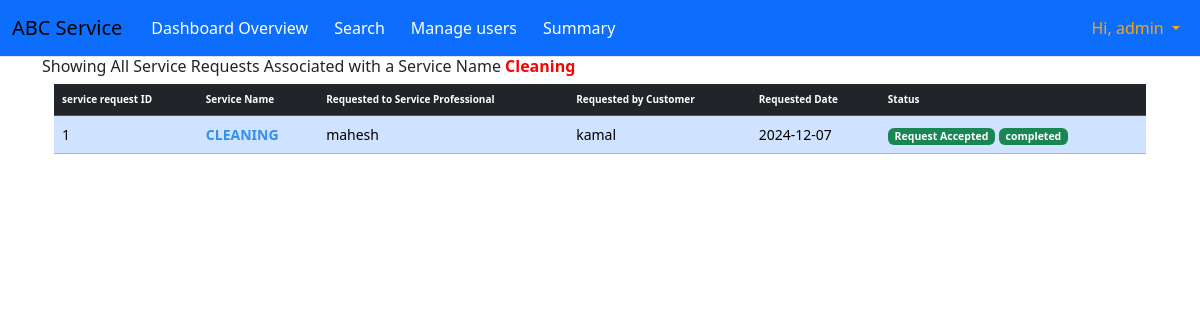
The app's page /admin/service_request_associated_with_service_name_route/1 (signed in) with its own data.
### backend_dir/model.py (models this page shows)
class clsServices(db.Model):
    __tablename__ = 'tblServices'
    service_id_col = db.Column(db.Integer, primary_key=True, autoincrement=True)
    service_name_col = db.Column(db.String(150), nullable=False, unique=True)
    base_price_col = db.Column(db.Float, nullable=False)
    time_required_col = db.Column(db.Integer)
    description_col = db.Column(db.Text)
    service_professional_table = db.relationship(
                                                    "clsServiceProfessionals",
                                                    back_populates="services_table",
                                                    uselist=False, # forces 1-to-1
                                                    lazy=True,
                                                    cascade="all"
                                                )
    cart_table = db.relationship(
                                    "clsCart",
                                    back_populates="services_table",  # Link to the services_table in clsCart
                                    lazy=True,
                                    uselist=True,
                                    cascade="all"
                                )
    service_requests_table = db.relationship(
                                                "clsServiceRequests",
                                                back_populates="services_table",
                                                uselist=False,
                                                cascade="all",
                                                lazy=True
                                            )

class clsServiceRequests(db.Model):
    __tablename__ = 'tblServiceRequests'
    service_request_id_col = db.Column(db.Integer, primary_key=True, autoincrement=True)
    customer_id_col = db.Column(db.Integer, db.ForeignKey('tblCustomers.customer_id_col'), nullable=False)
    service_professional_id_col=db.Column(db.Integer, db.ForeignKey('tblServiceProfessionals.serviceProfessional_id_col'), nullable=False)
    service_id_col = db.Column(db.Integer, db.ForeignKey('tblServices.service_id_col'), nullable=False)
    date_of_service_wanted_col = db.Column(db.String, nullable=False)
    completion_status_col = db.Column(db.String(50), default='not completed')  # Pending, In Progress, Completed
    customers_remarks_instruction_col = db.Column(db.Text, nullable=True)
    is_accepted_by_service_professional_col=db.Column(db.Boolean)
    customers_table = db.relationship(
                                        "clsCustomers",
                                        back_populates="service_requests_table",
                                        uselist=False,
                                        lazy=True,
                                        cascade="all"
                                    )
    services_table = db.relationship(
                                        "clsServices",
                                        back_populates="service_requests_table",
                                        uselist=False,
                                        lazy=True,
                                        cascade="all"
                                    )
    service_professionals_table = db.relationship(
                                        "clsServiceProfessionals",
                                        back_populates="service_requests_table",
                                        uselist=False,
                                        lazy=True,
                                        cascade="all"
                                    )
    review_rating_table = db.relationship(
                                            'clsReviewRating',
                                            back_populates='service_request_table',
                                            lazy=True,
                                            uselist=True  # Allow multiple reviews for each service request
                                        )

class clsUsers(db.Model):
    __tablename__ = 'tblUsers'
    user_id_col = db.Column(db.Integer, primary_key=True, autoincrement=True)
    user_name_col = db.Column(db.String, nullable=False)
    email_col = db.Column(db.String, unique=True, nullable=False)
    password_col = db.Column(db.String, nullable=False)
    user_type_col = db.Column(db.String, nullable=False)  # e.g., 'admin', 'customer', 'service_professional'
    date_registered_col = db.Column(db.String)
    block_status_col = db.Column(db.String(50), nullable=False, default='unblocked/active')
    customer_table = db.relationship(
                                        "clsCustomers",
                                        cascade="all", #If a  record of clsUsers is deleted, the associated  record in clsCustomers will also be deleted automatically,
                                        back_populates="users_table",   # if you have a clsCustomers object, you can access the associated clsUsers object using customer.users_table).
                                        uselist=False, #one-to-one relationship a record in clsUsers can have only 1 record in clsCustomers
                                        lazy=True
                                    )
    service_professional_table = db.relationship(
                                                    "clsServiceProfessionals",
                                                    cascade="all",
                                                    back_populates="users_table",   # Enables access to the associated clsUsers record as service_professional.user
                                                    uselist=False,
                                                    lazy=True
                                                )
    block_history_table = db.relationship('clsBlockHistory', backref='users_table', lazy=True)

### backend_dir/controllers.py (the view, shortened to what this page needs)
@myApp.route('/admin/service_request_associated_with_service_name_route/<int:service_id>', methods=['GET'])
def service_request_associated_with_service_name(service_id):
    if is_user_is_Admin()==True:  # Ensure only admin can access this route
        those_service_requests_associated_with_a_service_name = db.session.query(clsServiceRequests).filter(clsServiceRequests.service_id_col==service_id).all()
        if those_service_requests_associated_with_a_service_name !=None:
            return render_template('admin_dir/service_request_associated_with_service_name.html',
                                   service_name=db.session.query(clsServices.service_name_col).filter(clsServices.service_id_col==service_id).scalar(),
                                    those_service_requests_associated_with_a_service_name=those_service_requests_associated_with_a_service_name)
    else:
        return render_template('login.html', error_msg_data="You are not authorized to access this page.")

### backend_dir/controllers.py (called while the page is built)
def is_user_is_Admin():
    if session.get('user_type_session') == 'admin':
        return True
    else:
        return False

### templates/admin_dir/service_request_associated_with_service_name.html (shortened to what this page needs)
{% extends "admin_dir/admin_layout.html" %}
{% block content %}
<div class="container">
    {% if those_service_requests_associated_with_a_service_name !=None: %}
    <h6>Showing All Service Requests Associated with a Service Name <strong style="color:red;">{{service_name}}</strong></h6>
        <div class="container">
                <table class="table table-primary" style="font-size:14px;">
                    <thead class="table-dark" style="font-size:10px;">
                        <tr>
                            <th>service request ID</th>
                            <th>Service Name</th>
                            <th>Requested to Service Professional</th>
                            <th>Requested by Customer</th>
                            <th>Requested Date</th>
                            <th>Status</th>
                        </tr>
                    </thead>
                    <tbody>
                        {% for services_request in those_service_requests_associated_with_a_service_name %}
                            <tr>
                                <td>{{ services_request.service_request_id_col }}</td>
                                <td><strong style="color:rgb(49, 143, 238);">{{ services_request.services_table.service_name_col|upper }}</strong></td>
                                <td>{{ services_request.service_professionals_table.users_table.user_name_col  }}</td>
                                <td>{{ services_request.customers_table.users_table.user_name_col }}</td>
                                <td>{{ services_request.date_of_service_wanted_col }}</td>
                                <td>
                                    {% if services_request.is_accepted_by_service_professional_col == True:  %}
                                        <span class="badge text-bg-success">Request Accepted</span>
                                        {% if services_request.completion_status_col == 'not completed': %}
                                            <span class="badge text-bg-warning">{{services_request.completion_status_col}}</span>
                                        {% elif services_request.completion_status_col == 'completed': %}
                                            <span class="badge text-bg-success">{{services_request.completion_status_col}}</span>
                                        {% endif %}
                                    {% elif services_request.is_accepted_by_service_professional_col == False: %}
                                            <span class="badge text-bg-danger">Request Denied</span>
                                    {% endif %}
                                </td>
                            </tr>
                        {% endfor %}
                    </tbody>
                </table>
        </div>
    {% else: %}
        <p>No service requests found for this service id</p>
    {% endif %}
</div>
{% endblock %}

### static/stylesheet/style.css (style rules this page uses)
body { margin: 0; padding: 0; }

### records on screen
clsServices: service_name_col "Cleaning"
clsServiceRequests: service_request_id_col "1", services_table.service_name_col "CLEANING", service_professionals_table.users_table.user_name_col "mahesh", customers_table.users_table.user_name_col "kamal", date_of_service_wanted_col "2024-12-07", completion_status_col "completed"

### other values on screen
{{ session['user_type_session'] }} "admin"
